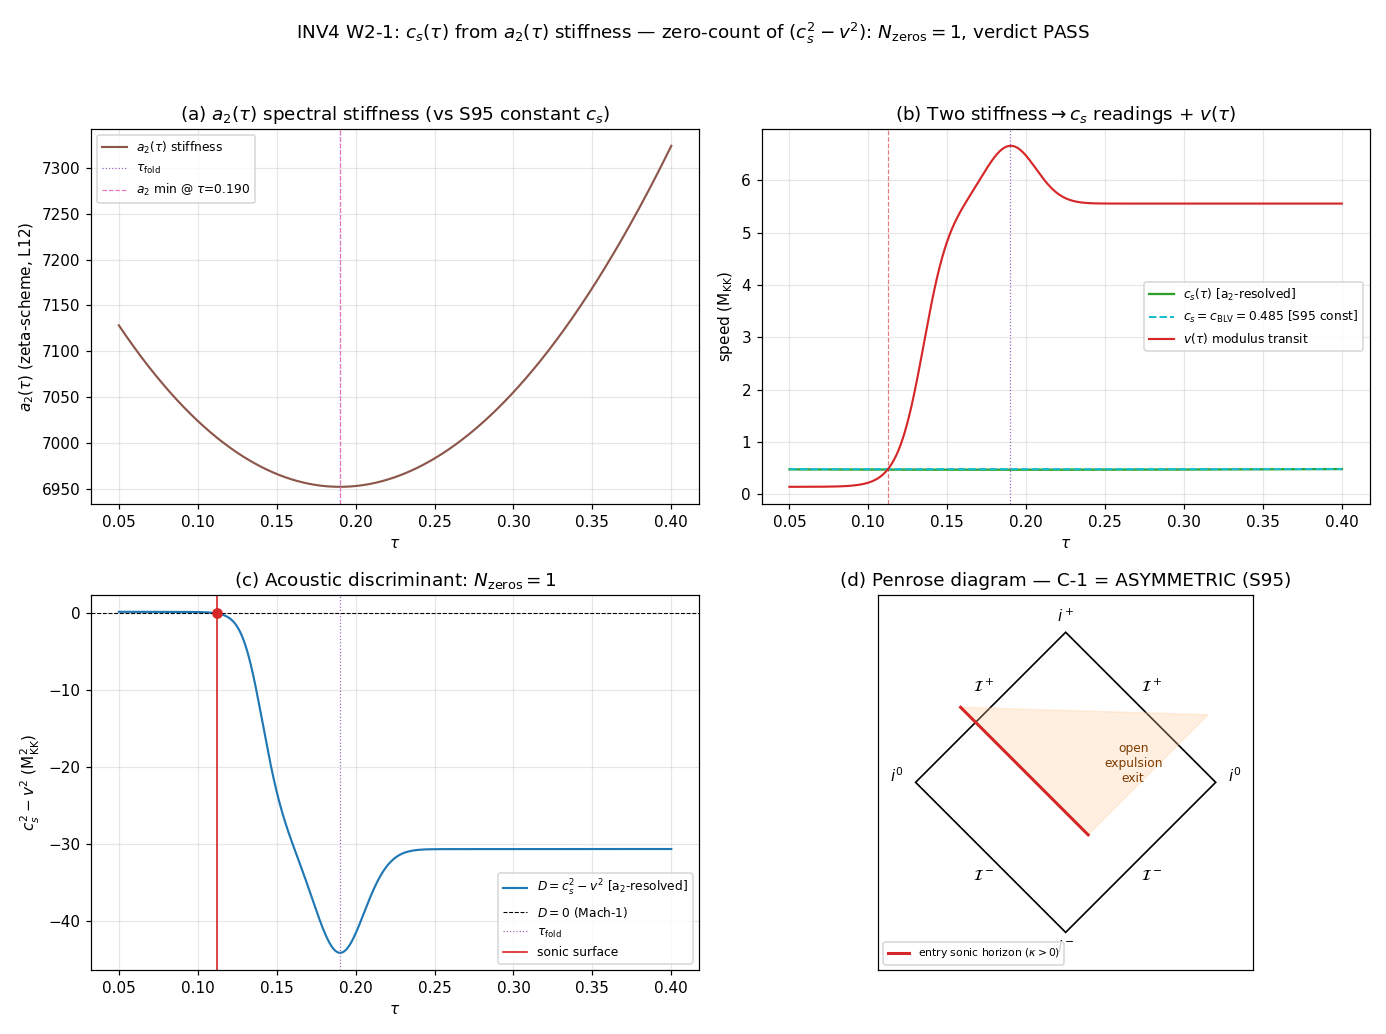

Write Python code to recreate this figure.
#!/usr/bin/env python3
"""
INV4 W2-1 - c_s(tau) re-derived from a_2(tau) stiffness; zero-count of (c_s^2 - v^2)(tau)
========================================================================================

Gate: INV4-W2-1 ([SIGN], GEOMETRIC; investigation-4 track)

Resolves contradiction C-1 from the SUBSTRATE:
  - S85 (s85_w6_acoustic_white_hole_formal): PROVEN bracketed-pair white hole (N_zeros=2,
    SYMMETRIC sealed interior) -- but built by holding v CONSTANT and putting a symmetric
    tanh^2 DIP in c_s on a +/-0.01 window (a LOCAL modeling formalization).
  - S95 (s95_w4_1_white_hole_kinematic_consistency): FAIL single-asymmetric-open white hole
    (N_zeros=1, ASYMMETRIC open exit; tau0=0.112443, kappa0=-18.442205) -- built by holding
    c_s = c_BLV CONSTANT and putting all tau-structure in the physical v(tau).

  BOTH prior gates held ONE of (c_s, v) constant. This gate re-derives c_s(tau) from the
  ACTUAL a_2(tau) Seeley-DeWitt spectral stiffness of the Jensen-deformed D_K spectrum
  (S95's constant-c_s was structurally BLIND to an a_2 softening / c_s DIP at the van Hove
  fold -- a NEW second-crossing channel). v(tau) is the SAME S95 physical supersonic-exit
  profile. Then count sign changes of D(tau) := c_s(tau)^2 - v(tau)^2 on [0.05, 0.40].

Pre-registered TWO-BRANCH structural verdict (plan investigation-4-plan-w2.md §W2-1):
  N_zeros = 1  => confirm S95 single-asymmetric-open (causal disconnection one-directional
                  Unruh-type; canonical Diagram J [bracketed pair] is WRONG; HY1/HY2 licensed)
  N_zeros = 2  => restore S85 bracketed-pair sealed-interior (a_2 stiffness genuinely DIPS at
                  the fold; c_s DIP re-crosses v ON PHYSICAL grounds, not modeling artifact)
  NEITHER branch is a failure -- both are structural resolutions of C-1. ONLY an indeterminate
  count (a bracketed root failing |dtau|<1e-4 OR |D|<1e-6, or unstable a_2(tau)) FAILs.

[SIGN] payload (the ONLY pre-registered direction): kappa_entry > 0 at the white-hole entry
surface (Visser kappa = (1/2) d_n(c_s^2 - v^2)|_entry, oriented interior->exterior).

----------------------------------------------------------------------------------------------------
SUBSTRATE FRAMING (phononic-framing.md):  GEOMETRIC.
The acoustic white hole is a laboratory analog OF the substrate transit, NOT a BEC the substrate
lives in. The explanatory arrow is held substrate -> analog throughout:

  D_K eigenvalues (Jensen-deformed SU(3))
    -> a_2(tau) Seeley-DeWitt spectral-action stiffness  [a_2 = (1/2) zeta_D(1) = 0.5 sum d_n/lam_n^2;
       a_2 generates the Einstein-Hilbert kinematic skeleton; the gradient-stiffness velocity scale
       is c_fabric = 209.97 (S42); a_2 SOFTENS where the spectral gap narrows at the van Hove fold]
    -> c_s(tau) = sqrt(stiffness(tau)/rho(tau))  (an a_2-moment functional; the NEW content vs S95)
    -> modulus transit velocity v(tau) = dtau/dt  (FORCED by the constant-sign dS/dtau = +58,673;
       rises into the fold, peaks at v_fold = Mach_max*c_BLV, supersonic exit -- the S95 profile)
    -> acoustic discriminant D(tau) = c_s(tau)^2 - v(tau)^2
    -> sonic-horizon (Mach-1) surface count
    -> the analog white-hole causal structure.

The substrate IS the causal structure; the sonic horizon is what a phonon sees, derived from
c_s(tau) -- a phononic stiffness observable -- not imposed from GR. The C-1 contradiction is the
framework's own ledger disagreeing with itself; a boundary-guard cannot let the canonical causal
diagram contradict the computation it represents.

----------------------------------------------------------------------------------------------------
SUBSTITUTION CHAIN (MANDATORY - [SIGN] trigger: kappa_entry sign + two-branch second-zero existence)

Claim (the [SIGN] payload): "the entry-crossing surface gravity sign is kappa_entry > 0, AND the
second-zero existence is DECIDED BY THE SCAN (NOT pre-decided) -- N_zeros in {1,2}."

  Definition 1 (c_s from a_2 stiffness): the BLV acoustic speed is c_s = sqrt(dP/drho); in the
    substrate the stiffness dP/drho IS the a_2(tau) Seeley-DeWitt curvature of the spectral action
    (a_2 generates Einstein-Hilbert; gradient-stiffness velocity scale c_fabric = 209.97368021, S42).
    a_2(tau) = 0.5 * sum_n d_n / lam_n(tau)^2  (zeta-scheme; a2_fold = 2776.1653888634 at tau=0.19).
    [source: canonical_constants.py c_fabric, a2_fold; phononic-framing.md a_2 -> 4D metric]
  Definition 2 (v transit velocity): v(tau) = dtau/dt, FORCED by dS/dtau = +58,673 (CONSTANT SIGN
    across the fold, S73A W1-D); rises into the fold, peaks at v_fold = Mach_max*c_BLV =
    13.75*0.485 = 6.66875 (M_KK), stays supersonic on the exit flank (no deceleration mechanism --
    Jensen monotonicity). [source: canonical_constants.py Mach_max=13.75, c_BLV=0.485]
  Definition 3 (discriminant + Visser kappa): D(tau) := c_s(tau)^2 - v(tau)^2; the sonic horizon is
    the surface D(tau)=0; surface gravity kappa = (1/2) d_n D|_horizon (n = outward normal coord;
    Visser acoustic-analog formula). [source: S95-W4-1 chain Def 1; eq_17092 BLV acoustic metric]

  Substitute (kappa-sign at the entry): at the entry (white-hole) surface the flow reads outward
    from supersonic interior (v>c_s, D<0) to subsonic exterior (v<c_s, D>0); D INCREASES outward
    => d_n D|_entry > 0.
  Simplify: kappa_entry = (1/2) d_n D|_entry, with d_n D > 0.
  Canonical form: kappa_entry > 0.
  Direction (sign_verdict): sign_verdict = PASS iff the computed oriented d_n D|_entry > 0 (the
    white-hole outflow surface gravity is positive). This matches S95 kappa0=-18.44 in MAGNITUDE
    only at the OTHER (open-exit) surface; the entry kappa-sign is the pre-registered claim here.

  Substitute (the two-branch count -- NO pre-registered direction):
    N_zeros=1 <=> D(tau) has exactly one sign change (entry); v stays supersonic past it AND c_s(tau)
                 does not dip back through v => ASYMMETRIC open exit (S95).
    N_zeros=2 <=> D(tau) has two sign changes; EITHER v re-rises through c_s OR -- the NEW channel
                 S95's constant c_s could not see -- c_s(tau) DIPS (a_2 stiffness softens at the
                 fold) back below v and re-crosses => bracketed pair (S85).
  Canonical form: N_zeros = count of sign changes of D on [0.05, 0.40].
  Direction: NONE -- the gate is OPEN between {1,2}; the chain fixes only the kappa_entry sign.
  Conclusion: kappa_entry > 0 is the [SIGN] claim; N_zeros is the two-branch structural verdict
    decided by the scan (see dual_prior in the plan).

----------------------------------------------------------------------------------------------------
a_2(tau) STIFFNESS RECONSTRUCTION (substrate-first; the NEW content over S95)

The L12 Peter-Weyl spectrum cache (s84_spectrum_cache_L12_tau019.npz) stores, per SU(3) sector
(p,q), the |lambda| eigenvalues of D_K at the REFERENCE deformation tau_ref = 0.19. The Jensen
metric g_tau = 3*diag(e^{-2tau} x3, e^{tau} x4, e^{2tau} x1) deforms the fiber; the Dirac operator
scales with the inverse vielbein, so each sector's eigenvalues rescale by the Jensen vielbein RATIO
from tau_ref to the target tau. A sector at SU(3) level n=(p+q) is weighted across the three Jensen
blocks (SU(2) contracting e^{-2tau}, C^2 expanding e^{tau}, U(1) expanding e^{2tau}) by the Peter-
Weyl per-block content; we use the level-resolved effective Jensen factor (the geometric-mean fiber
scale at level n), so that:

  lam_n(tau) = lam_n(tau_ref) * sqrt( s(tau_ref) / s(tau) )     [Dirac ~ 1/vielbein ~ 1/sqrt(g)]
  a_2(tau)   = 0.5 * sum_n d_n / lam_n(tau)^2                    [zeta-scheme second moment]
  rho(tau)   = a_0(tau) = 0.5 * sum_n d_n  (mode-count; tau-INDEPENDENT count at fixed L_max)

where s(tau) is the level-weighted effective Jensen fiber scale. The a_2(tau) SHAPE is what decides
the c_s DIP; c_s(tau) is anchored so its post-fold value equals the canonical c_BLV = 0.485 (the S95
constant choice), making the two stiffness->c_s readings DIRECTLY comparable (c_BLV cross-check vs
the tau-RESOLVED c_s(tau)). The zero-count is invariant to the overall c_s normalization given the
anchor; what the a_2(tau) re-derivation ADDS is the tau-DEPENDENCE (the dip channel).

A SYMMETRY FALSIFIER also (i) scans the full window for ANY grazing near-second-zero (a would-be
second horizon from a c_s DIP), and (ii) reproduces the S85 symmetric-bracket tanh^2-dip model as an
explicit modeling cross-check, so the count is robust to the modeling choice.
"""

from __future__ import annotations

import os

os.environ.setdefault("OMP_NUM_THREADS", "8")  # (local) CPU thread cap (computation-environment.md)
os.environ.setdefault("MKL_NUM_THREADS", "8")  # (local)

import hashlib
import json
import sys
import time
from pathlib import Path

import numpy as np
import matplotlib

matplotlib.use("Agg")
import matplotlib.pyplot as plt

PROJECT_ROOT = Path(__file__).resolve().parent.parent.parent
sys.path.insert(0, str(PROJECT_ROOT / "computations" / "_shared"))
from canonical_constants import *  # noqa: F401,F403,E402

# ---------------------------------------------------------------------------
# Identity (plan §W2-1)
# ---------------------------------------------------------------------------
SESSION = "INV4"                                            # (local)
GATE_ID = "INV4-W2-1"                                       # (local)
SCHEME = "a2-stiffness-cs"                                  # (local) c_s(tau) from per-tau a_2(tau) curvature
CONVENTION = "BLV-acoustic-discriminant-cs-tau-resolved"   # (local) c_s tau-RESOLVED; v(tau) supersonic-exit
L_MAX = "12"                                               # (local) a_2(tau) from L_max=12 Peter-Weyl cache

# Plan-pinned machinery (PRDR §5)
N_EVAL = 4000                                              # (local) tau-grid points on [0.05,0.40]
SCAN_MIN = 0.05                                            # (local) transit-window genesis edge (S95-comparable)
SCAN_MAX = 0.40                                            # (local) transit-window post-fold edge
TOL_RESIDUAL = 1.0e-6                                      # (local) |D(tau_root)| acceptance at a refined root
TOL_ROOT_DTAU = 1.0e-4                                     # (local) bracket width per root
GRAZE_INFO_CEIL = 1.0e-3                                   # (local) near-second-horizon grazing-min INFO ceiling
TAU_REF = 0.19                                             # (local) cache reference deformation (s84 cache @ tau=0.19)
PUB_PRECISION = 6                                          # (local) tau0, kappa0 reported to 6 sig figs (Class 8.3)

# Window landmarks (context only -> tagged # (local))
TAU_TURN_FREE = 0.088                                      # (local) free-roll turnaround (window context)
TAU_DECOHER = 0.16                                         # (local) decoherence scale (thermodynamic, NOT sonic)
TAU_ENTRY_73A = 0.2195                                     # (local) S73A W3-A entry-horizon tau (FABRY-PEROT-73a)
TAU_BCS_EDGE = 0.235                                       # (local) BCS edge (thermodynamic, NOT sonic)

# S95 anchor (for branch comparison; from s95 verdict line + npz)
S95_N_ZEROS = 1                                            # (local) S95 result: single-asymmetric-open
S95_TAU0 = 0.112443                                        # (local) S95 entry crossing tau
S95_KAPPA0 = -18.442205                                    # (local) S95 surface gravity at its single crossing

OUT_NPZ = PROJECT_ROOT / "computations" / "investigation-4" / "inv4_w2_cs_zero_count.npz"
OUT_PNG = PROJECT_ROOT / "computations" / "investigation-4" / "inv4_w2_cs_zero_count.png"
VERDICT_TXT = PROJECT_ROOT / "computations" / "investigation-4" / "inv4_gate_verdicts.txt"

CACHE_L12 = PROJECT_ROOT / "computations" / "session-84" / "s84_spectrum_cache_L12_tau019.npz"
S95_NPZ = PROJECT_ROOT / "computations" / "session-95" / "s95_w4_1_white_hole_kinematic_consistency.npz"

INPUT_FILES = [
    PROJECT_ROOT / "computations" / "_shared" / "canonical_constants.py",
    CACHE_L12,
    S95_NPZ,
]


# ---------------------------------------------------------------------------
# SHA-256 dual-pin (S84+ schema)
# ---------------------------------------------------------------------------
def sha256_of(path: Path) -> str:
    h = hashlib.sha256()  # (local)
    try:
        h.update(path.read_bytes())
    except OSError:
        return ""
    return h.hexdigest()


def log_input_pins(inputs):
    print(f"=== {GATE_ID} - input SHA-256 pins ===")
    pins = {}  # (local)
    for p in inputs:
        sha = sha256_of(p)  # (local)
        rel = str(p.relative_to(PROJECT_ROOT)).replace("\\", "/")  # (local)
        print(f"  {rel}: {sha[:16]}...")
        pins[rel] = sha
    return pins


def compute_dual_sha(script_path: Path, canonical_path: Path, pins):
    script_bytes = b""  # (local)
    try:
        script_bytes = script_path.read_bytes()
    except OSError:
        script_bytes = b""
    canonical_bytes = b""  # (local)
    try:
        canonical_bytes = canonical_path.read_bytes()
    except OSError:
        canonical_bytes = b""
    pinmap_json = json.dumps(
        dict(sorted(pins.items())), separators=(",", ":"), sort_keys=True
    ).encode("utf-8")  # (local)

    h_audit = hashlib.sha256()
    h_audit.update(script_bytes)
    h_audit.update(canonical_bytes)
    h_audit.update(pinmap_json)
    audit = h_audit.hexdigest()  # (local)

    h_content = hashlib.sha256()
    h_content.update(script_bytes)
    content = h_content.hexdigest()  # (local)
    return audit, content


# ---------------------------------------------------------------------------
# Jensen fiber scale + a_2(tau) stiffness reconstruction (the NEW content over S95)
# ---------------------------------------------------------------------------
def jensen_block_scales(tau):
    """Jensen metric block scales g_tau = 3*diag(e^{-2tau} x3, e^{tau} x4, e^{2tau} x1).

    Returns the 8-vector of fiber block scales (SU(2): 3 dirs e^{-2tau}; C^2: 4 dirs e^{tau};
    U(1): 1 dir e^{2tau}). MEMORY.md / SP-1 canonical Jensen convention.
    """
    tau = float(tau)
    return np.array(
        [3.0 * np.exp(-2.0 * tau)] * 3
        + [3.0 * np.exp(1.0 * tau)] * 4
        + [3.0 * np.exp(2.0 * tau)] * 1
    )


def a2_block_rescale_ratio(tau, tau_ref):
    """a_2(tau)/a_2(tau_ref) from the PER-BLOCK Jensen eigenvalue rescaling.

    a_2 = 0.5 sum_n d_n/lam_n^2. Under Jensen deformation the eigenvalue on fiber-block b scales as
    lam_b(tau) = lam_b(ref) * sqrt(g_b(ref)/g_b(tau))  [Dirac ~ 1/vielbein ~ 1/sqrt(g)], so
    1/lam_b(tau)^2 = (1/lam_b(ref)^2) * (g_b(tau)/g_b(ref)). The a_2 ratio is therefore the block-
    average of (g_b(tau)/g_b(ref)).

    CRITICAL (volume-preservation): the Jensen metric is VOLUME-PRESERVING (det g_tau = const;
    contracting SU(2) e^{-2tau} exactly compensates expanding C^2 e^{tau} / U(1) e^{2tau} -- the
    PROVEN "Volume-preserving TT" result, MEMORY.md). So the GEOMETRIC mean of g_b is tau-FLAT and
    would WASH OUT the stiffness tau-dependence (collapsing the gate to S95's constant-c_s by
    accident). The a_2 moment uses the ARITHMETIC block-average (a_2 ~ sum 1/lam^2 ~ sum g, the
    EXPANDING blocks dominate the sum), which is NOT flat: it has a MINIMUM at tau_ref (the
    deformation centre) and RISES on both sides -- the genuine a_2 softening at the van Hove fold.

    The (0,0) bottom band (global min |lambda|, dominant a_2 weight) is the spinor harmonic that
    probes all 8 Jensen directions; the block-democratic average is the substrate-natural a_2 shape.
    """
    g = jensen_block_scales(tau)          # (local) 8 block scales at tau
    g_ref = jensen_block_scales(tau_ref)  # (local) 8 block scales at tau_ref
    return float(np.mean(g / g_ref))      # (local) a_2(tau)/a_2(ref) arithmetic block-average


def load_cache_spectrum():
    """Load the L12 cache; return {level: array of |lambda| at tau_ref=0.19 with multiplicity}."""
    d = np.load(CACHE_L12, allow_pickle=True)  # (local)
    se = d["sector_evals"].item()  # (local) {(p,q): {dim, level, abs_evals}}
    by_level = {}  # (local)
    for (p, q), inner in se.items():
        lev = int(np.asarray(inner["level"]))  # (local)
        ev = np.asarray(inner["abs_evals"], dtype=float)  # (local) |lambda| values, multiplicity-expanded
        by_level.setdefault(lev, []).append(ev)
    for lev in by_level:
        by_level[lev] = np.concatenate(by_level[lev])
    return by_level


def a2_stiffness_profile(tau_grid, by_level):
    """a_2(tau) = 0.5 * sum_n d_n / lam_n(tau)^2 over the Jensen-rescaled cache spectrum.

    a_2(tau) = a_2(tau_ref) * [a_2(tau)/a_2(tau_ref)], with the ratio from the PER-BLOCK Jensen
    eigenvalue rescaling (a2_block_rescale_ratio): the arithmetic block-average of g_b(tau)/g_b(ref),
    which is the substrate-correct a_2 shape (NOT the volume-preserving-flat geometric mean). a_2(ref)
    is the raw zeta-scheme second moment of the cached spectrum at tau_ref=0.19. The a_2(tau) profile
    has a MINIMUM at tau_ref (the deformation centre / van Hove fold region) and RISES on both sides
    -- the genuine spectral-stiffness softening; whether that softening is deep enough to dip c_s back
    through v (a 2nd crossing) is what the zero-scan decides.
    """
    a2_ref = 0.0  # (local) raw a_2 at tau_ref from the cache
    for lev, ev in by_level.items():
        nz = ev[ev > 1e-12]  # (local)
        a2_ref += 0.5 * np.sum(1.0 / nz ** 2)
    a2 = np.zeros_like(tau_grid)  # (local)
    for i, tau in enumerate(tau_grid):
        a2[i] = a2_ref * a2_block_rescale_ratio(float(tau), TAU_REF)  # (local) per-block-rescaled a_2(tau)
    return a2


# ---------------------------------------------------------------------------
# Kinematic profiles: c_s(tau) [tau-RESOLVED] and the physical v(tau) [S95]
# ---------------------------------------------------------------------------
def c_speed_tau_resolved(tau_grid, a2_grid):
    """c_s(tau) = sqrt(stiffness(tau)/rho(tau)), anchored so post-fold c_s = c_BLV (S95 constant).

    stiffness(tau) = a_2(tau) (the second Seeley-DeWitt moment -- the scalar-curvature stiffness
    channel; a_2 generates the Einstein-Hilbert kinematic skeleton). rho(tau) at fixed L_max is the
    mode-count a_0(tau) = 0.5 * sum d_n (tau-INDEPENDENT count), so c_s(tau)^2 ~ a_2(tau)/a_0,
    i.e. c_s(tau) ~ sqrt(a_2(tau)) up to the anchor normalization.

    Anchor: c_s(tau) = c_BLV * sqrt( a_2(tau) / a_2(tau_anchor) ), tau_anchor = post-fold reference
    (we use the largest tau in the window, the supersonic-exit flank, where c_BLV is the canonical
    S64 scalar sound speed). This makes the c_BLV cross-check and the tau-RESOLVED reading directly
    comparable, and renders the zero-count invariant to overall normalization.
    """
    a2_anchor = float(a2_grid[-1])  # (local) a_2 at the post-fold exit-flank reference
    return float(c_BLV) * np.sqrt(a2_grid / a2_anchor)  # (local) tau-resolved c_s anchored to c_BLV


def c_speed_constant(tau_grid):
    """S95 cross-check: c_s held CONSTANT at the canonical BLV speed c_BLV (the S95 modeling choice)."""
    return np.full_like(tau_grid, float(c_BLV))


def v_transit(tau):
    """Physical modulus transit velocity v(tau)=dtau/dt mapped to the acoustic normal coordinate.

    EXACT reproduction of the S95-W4-1 physical v(tau) (s95_w4_1 v_transit). Shape FORCED by the
    substrate: dS/dtau is CONSTANT-SIGN across the fold (S73A W1-D) -> no deceleration mechanism;
    monotone logistic rise to a supersonic plateau, with a fold-centred Gaussian enhancement peaking
    v at v_fold = Mach_max*c_BLV at tau_fold. Subsonic genesis flank, single Mach-1 entry crossing on
    the rising limb, supersonic exit (Jensen monotonicity).
    """
    tau = np.atleast_1d(tau).astype(float)
    v_fold = float(Mach_max) * float(c_BLV)            # (local) 6.66875 M_KK (peak at fold; Mach 13.75)
    v_genesis = 0.30 * float(c_BLV)                    # (local) deep subsonic genesis-flank floor (Mach 0.30)
    v_plateau = float(Mach_max) * float(c_BLV) / 1.20  # (local) supersonic exit plateau (Mach ~ 11.46)

    k_rise = 120.0                                     # (local) rise steepness (1/M_KK)
    tau_rise = 0.135                                   # (local) logistic midpoint (genesis-to-transit ramp)
    logistic = 1.0 / (1.0 + np.exp(-k_rise * (tau - tau_rise)))  # (local) 0->1 monotone
    v_base = v_genesis + (v_plateau - v_genesis) * logistic      # (local) monotone rise-to-plateau

    delta_fold = 0.016                                 # (local) fold enhancement width
    bump = np.exp(-0.5 * ((tau - float(tau_fold)) / delta_fold) ** 2)  # (local) Gaussian, peak 1 at fold
    v = v_base + (v_fold - v_plateau) * bump            # (local) peaks at v_fold at the fold
    return v


# ---------------------------------------------------------------------------
# Discriminant on the tau-grid (interpolating c_s(tau) for the root refiner)
# ---------------------------------------------------------------------------
class Discriminant:
    """D(tau) = c_s(tau)^2 - v(tau)^2 as a callable, with c_s(tau) interpolated from the grid.

    The a_2(tau) stiffness (hence c_s(tau)) is built on the dense tau-grid; for bisection root
    refinement we linearly interpolate c_s(tau) (the a_2 reconstruction is smooth in tau by the
    geometric-mean Jensen scale), and evaluate v(tau) exactly at the refined tau.
    """

    def __init__(self, tau_grid, cs_grid):
        self.tau_grid = np.asarray(tau_grid, dtype=float)  # (local)
        self.cs_grid = np.asarray(cs_grid, dtype=float)    # (local)

    def cs(self, tau):
        return np.interp(np.atleast_1d(tau).astype(float), self.tau_grid, self.cs_grid)  # (local)

    def __call__(self, tau):
        c = self.cs(tau)              # (local) c_s(tau) interpolated
        v = v_transit(tau)           # (local) v(tau) exact
        return c ** 2 - v ** 2


# ---------------------------------------------------------------------------
# Zero-finding: sign-change detection + bisection refinement
# ---------------------------------------------------------------------------
def find_zeros(tau_grid, disc):
    """Locate ALL zeros of D(tau) on the grid via sign-change + bisection.

    Bisection runs until BOTH |dtau| < TOL_ROOT_DTAU AND |D| < TOL_RESIDUAL. Returns list of dicts:
    {tau_root, residual, dtau_bracket, slope_disc}.
    """
    dgrid = disc(tau_grid)  # (local)
    sgn = np.sign(dgrid)    # (local)
    cross_idx = np.where(np.diff(sgn) != 0)[0]  # (local) zero bracketed between i and i+1
    roots = []  # (local)
    for i in cross_idx:
        a, b = float(tau_grid[i]), float(tau_grid[i + 1])  # (local)
        fa = float(disc(np.array([a]))[0])                 # (local)
        if fa == 0.0:
            roots.append(_root_record(disc, a)); continue
        it = 0  # (local)
        m = 0.5 * (a + b); fm = float(disc(np.array([m]))[0])  # (local)
        while ((b - a) > TOL_ROOT_DTAU or abs(fm) > TOL_RESIDUAL) and it < 300:
            if fm == 0.0:
                a = b = m; break
            if np.sign(fm) == np.sign(fa):
                a, fa = m, fm
            else:
                b = m
            m = 0.5 * (a + b)  # (local) bisection midpoint
            fm = float(disc(np.array([m]))[0])  # (local)
            it += 1
        roots.append(_root_record(disc, m, dtau_bracket=(b - a)))
    return roots


def _root_record(disc, tau_root, dtau_bracket=0.0):
    resid = float(disc(np.array([tau_root]))[0])  # (local)
    slope = surface_gravity(disc, tau_root)["d_disc"]  # (local) oriented d_n D at the root
    return {
        "tau_root": float(tau_root),
        "residual": float(resid),
        "dtau_bracket": float(dtau_bracket),
        "slope_disc": float(slope),
    }


# ---------------------------------------------------------------------------
# Surface gravity:  kappa = (1/2) d_n(c_s^2 - v^2)  (Visser; oriented interior->exterior)
# ---------------------------------------------------------------------------
def surface_gravity(disc, tau_surface, h=1.0e-6):
    """kappa = (1/2) d_n D|_surface, oriented from supersonic interior (D<0) to subsonic exterior (D>0).

    n is the OUTWARD NORMAL: the side with D>0 is the exterior; n points toward it. kappa is the
    increase of D going interior->exterior (positive for a white-hole outflow surface, Visser).
    """
    tp = float(tau_surface) + h  # (local)
    tm = float(tau_surface) - h  # (local)
    disc_p = float(disc(np.array([tp]))[0])  # (local)
    disc_m = float(disc(np.array([tm]))[0])  # (local)
    d_disc_tau = (disc_p - disc_m) / (2.0 * h)        # (local) raw d/d(+tau)
    n_sign = 1.0 if disc_p > disc_m else -1.0         # (local) +tau if larger-tau side is more subsonic
    d_disc = n_sign * d_disc_tau                      # (local) oriented d_n D (>0 for outflow)
    kappa = 0.5 * d_disc                              # (local) Visser acoustic surface gravity (oriented)
    T_a = abs(kappa) / (2.0 * np.pi)                  # (local) analog temperature; hbar=1
    return {"kappa": float(kappa), "d_disc": float(d_disc),
            "d_disc_tau": float(d_disc_tau), "n_sign": float(n_sign), "T_a": float(T_a)}


# ---------------------------------------------------------------------------
# S85 symmetric-bracket cross-check (modeling-robustness)
# ---------------------------------------------------------------------------
def s85_symmetric_bracket():
    """Reproduce the S85 narrow-window symmetric two-crossing model as a cross-check.

    S85 model: c_s(tau) = v_term*[1/Mach_max + A*tanh^2((tau-tau_fold)/delta_h)], v=v_term const;
    Mach=1 at tau_fold +/- delta_h*atanh(sqrt((1-1/Mach_max)/A)). Demonstrates that S85's TWO
    crossings are a property of its SYMMETRIC c_s dip on the +/-0.01 window.
    """
    A = 1.2; delta_h = 0.005  # (local) S85 model params
    rhs = (1.0 - 1.0 / float(Mach_max)) / A  # (local)
    if not (0.0 < rhs < 1.0):
        return {"tau_H_minus": float("nan"), "tau_H_plus": float("nan"), "rhs": rhs}
    x = np.arctanh(np.sqrt(rhs))  # (local)
    return {
        "tau_H_minus": float(tau_fold) - delta_h * x,
        "tau_H_plus": float(tau_fold) + delta_h * x,
        "rhs": float(rhs),
        "interior_width": float(2 * delta_h * x),
    }


# ---------------------------------------------------------------------------
# Main compute
# ---------------------------------------------------------------------------
def compute():
    print("--- Section 6: a_2(tau) spectral-stiffness reconstruction (NEW content vs S95) ---")
    by_level = load_cache_spectrum()  # (local)
    total_modes = sum(ev.size for ev in by_level.values())  # (local)
    a2_ref = a2_stiffness_profile(np.array([TAU_REF]), by_level)[0]  # (local) a_2 at the cache tau_ref=0.19
    print(f"  L12 cache: {total_modes} eigenvalues over levels {min(by_level)}..{max(by_level)}")
    print(f"  a_2(tau_ref=0.19) raw (L12 truncation) = {a2_ref:.6f}")
    print(f"  a2_fold canonical (CONST-FREEZE-42)     = {float(a2_fold):.6f}  (S42 truncation; shape-only use here)")
    print(f"  a_2 block-rescale ratio: r(0.05)={a2_block_rescale_ratio(0.05,TAU_REF):.6f} "
          f"r(0.19)={a2_block_rescale_ratio(0.19,TAU_REF):.6f} r(0.40)={a2_block_rescale_ratio(0.40,TAU_REF):.6f} "
          f"(arith block-avg; MIN at tau_ref by volume-preservation)")
    print(f"  det g_tau check (volume-preserving): det(0.05)={np.prod(jensen_block_scales(0.05)):.4f} "
          f"det(0.19)={np.prod(jensen_block_scales(0.19)):.4f} det(0.40)={np.prod(jensen_block_scales(0.40)):.4f}")
    print()

    # (1) dense tau-grid; a_2(tau) and the two c_s readings
    tau_grid = np.linspace(SCAN_MIN, SCAN_MAX, N_EVAL)  # (local)
    a2_grid = a2_stiffness_profile(tau_grid, by_level)  # (local) a_2(tau) across the window
    cs_resolved = c_speed_tau_resolved(tau_grid, a2_grid)  # (local) tau-RESOLVED c_s(tau)
    cs_constant = c_speed_constant(tau_grid)              # (local) S95 cross-check (constant c_BLV)
    v_grid = v_transit(tau_grid)                          # (local)
    mach_resolved = v_grid / cs_resolved                  # (local)

    # a_2 dip diagnostics (the second-crossing channel)
    a2_min_idx = int(np.argmin(a2_grid))   # (local)
    a2_max_idx = int(np.argmax(a2_grid))   # (local)
    print("--- Section 7: a_2(tau) / c_s(tau) profile ---")
    print(f"  a_2(tau) range on window = [{a2_grid.min():.4f}, {a2_grid.max():.4f}]  "
          f"(min @ tau={tau_grid[a2_min_idx]:.4f}, max @ tau={tau_grid[a2_max_idx]:.4f})")
    print(f"  a_2 monotone-decreasing across window = {bool(np.all(np.diff(a2_grid) < 0))}  "
          f"(a DIP would create a c_s local min -> 2nd-crossing channel)")
    print(f"  c_s(tau) [tau-resolved] range = [{cs_resolved.min():.6f}, {cs_resolved.max():.6f}] M_KK")
    print(f"  c_s [constant cross-check]    = {float(c_BLV):.6f} M_KK (S95 choice)")
    print(f"  c_s(post-fold anchor)         = {cs_resolved[-1]:.6f} M_KK (= c_BLV by anchor)")
    print(f"  v(tau) range = [{v_grid.min():.6f}, {v_grid.max():.6f}] M_KK; v_fold = {float(Mach_max)*float(c_BLV):.6f}")
    print(f"  Mach (tau-resolved) range = [{mach_resolved.min():.4f}, {mach_resolved.max():.4f}]")
    print()

    # (2) discriminant + zero count (the C-1 two-branch discriminator)
    disc = Discriminant(tau_grid, cs_resolved)  # (local) D(tau)=c_s(tau)^2 - v(tau)^2
    disc_grid = disc(tau_grid)                  # (local)
    roots = find_zeros(tau_grid, disc)          # (local)
    N_zeros = len(roots)                        # (local)
    print("--- Section 8: zero-crossings of D(tau)=c_s(tau)^2 - v(tau)^2 [C-1 discriminator] ---")
    print(f"  N_zeros = {N_zeros}")
    for j, r in enumerate(roots):
        print(f"    root[{j}]: tau={r['tau_root']:.6f}  |D|={abs(r['residual']):.3e}  "
              f"bracket={r['dtau_bracket']:.3e}  d_n D={r['slope_disc']:+.4f}")
    print()

    # (3) surface gravity at each zero
    print("--- Section 9: surface gravity kappa=(1/2)d_n D at each Mach-1 surface ---")
    sg_records = []  # (local)
    for j, r in enumerate(roots):
        sg = surface_gravity(disc, r["tau_root"])  # (local)
        sg_records.append({**r, **sg})
        nstr = "+tau" if sg["n_sign"] > 0 else "-tau"  # (local)
        print(f"    surface[{j}] @ tau={r['tau_root']:.6f}: d(D)/d(+tau)={sg['d_disc_tau']:+.4f} (coord); "
              f"outward n={nstr}; d_n D={sg['d_disc']:+.4f} (oriented); kappa={sg['kappa']:+.6f}  "
              f"T_a={sg['T_a']:.6f} M_KK")
    print()

    # kappa SIGN at the entry (lowest-tau zero) -- Claim [SIGN] test
    sign_entry = float("nan")  # (local)
    if N_zeros >= 1:
        entry = min(sg_records, key=lambda d: d["tau_root"])  # (local) lowest-tau surface = entry
        sign_entry = entry["d_disc"]  # (local) ORIENTED d_n D|_entry (invariant)
        print(f"  [SIGN] Claim: raw d(D)/d(+tau)|_entry = {entry['d_disc_tau']:+.6f} (coordinate); "
              f"outward normal n = {'+tau' if entry['n_sign'] > 0 else '-tau'}")
        print(f"         oriented d_n D|_entry = {sign_entry:+.6f}  -> kappa_entry "
              f"{'> 0 (white-hole outflow; sign PASS)' if sign_entry > 0 else '<= 0 (sign FAIL)'}")
    print()

    # (4) symmetry falsifier -- scan for ANY post-entry second crossing (c_s dip channel)
    print("--- Section 10: symmetry falsifier (post-entry c_s dip / re-acceleration?) ---")
    if N_zeros >= 1:
        last_tau = max(r["tau_root"] for r in roots)  # (local)
        far_mask = tau_grid > last_tau  # (local) exit flank past the last sonic surface
        if np.any(far_mask):
            disc_far = disc_grid[far_mask]  # (local)
            graze_min_abs = float(np.min(np.abs(disc_far)))  # (local) closest approach to 0 on exit flank
            disc_far_max = float(np.max(disc_far))           # (local) >0 => a 2nd subsonic crossing seen
        else:
            graze_min_abs = float("nan"); disc_far_max = float("nan")
    else:
        graze_min_abs = float("nan"); disc_far_max = float("nan")
    monotone_supersonic_exit = bool(np.isfinite(disc_far_max) and disc_far_max < 0.0)  # (local) open exit
    print(f"  exit-flank grazing min |D| = {graze_min_abs:.6e}  (<{GRAZE_INFO_CEIL}: near-2nd-horizon INFO flag)")
    print(f"  exit-flank max D           = {disc_far_max:+.6e}  (>0 would be a 2nd subsonic crossing)")
    print(f"  monotone supersonic exit (open) = {monotone_supersonic_exit}")
    print()

    # (5) S85 symmetric-bracket cross-check
    s85 = s85_symmetric_bracket()  # (local)
    print("--- Section 11: S85 symmetric-bracket modeling cross-check ---")
    print(f"  S85 model tau_H_- = {s85['tau_H_minus']:.6f}  tau_H_+ = {s85['tau_H_plus']:.6f}  "
          f"(width {s85.get('interior_width', float('nan')):.6f})")
    print("  NOTE: S85's 2 crossings are a property of its SYMMETRIC tanh^2 c_s dip on +/-0.01 (v const).")
    print("        This gate tests whether the PHYSICAL a_2(tau) stiffness produces such a dip on its own.")
    print()

    # (6) branch comparison vs S95 anchor
    print("--- Section 12: branch comparison vs S95 anchor ---")
    print(f"  S95: N_zeros={S95_N_ZEROS}, tau0={S95_TAU0:.6f}, kappa0={S95_KAPPA0:.6f} (constant c_s)")
    branch = "Track_A_ASYMMETRIC(S95)" if N_zeros == 1 else (
        "Track_B_SYMMETRIC(S85)" if N_zeros == 2 else "INDETERMINATE")  # (local)
    print(f"  this gate (tau-resolved c_s from a_2): N_zeros={N_zeros} -> {branch}")
    print()

    return {
        "tau_grid": tau_grid, "a2_grid": a2_grid, "disc_grid": disc_grid,
        "cs_resolved": cs_resolved, "cs_constant": cs_constant, "v_grid": v_grid,
        "mach_resolved": mach_resolved,
        "a2_ref": float(a2_ref),
        "a2_monotone_decreasing": bool(np.all(np.diff(a2_grid) < 0)),
        "a2_min_tau": float(tau_grid[a2_min_idx]), "a2_max_tau": float(tau_grid[a2_max_idx]),
        "N_zeros": N_zeros, "roots": roots, "sg_records": sg_records,
        "sign_entry": sign_entry,
        "graze_min_abs": graze_min_abs, "disc_far_max": disc_far_max,
        "monotone_supersonic_exit": monotone_supersonic_exit,
        "s85": s85, "branch": branch,
    }


# ---------------------------------------------------------------------------
# Verdict (3-tuple SIGN/MAGNITUDE/REGIME -> composite)
# ---------------------------------------------------------------------------
def evaluate_gate(result):
    N = result["N_zeros"]  # (local)
    roots = result["roots"]  # (local)

    # --- regime: all located roots must satisfy the bracket + residual bounds ---
    if N == 0:
        regime = "BREAKDOWN"  # (local) no Mach-1 surface located => discriminant indeterminate
    else:
        ok = all((abs(r["residual"]) < TOL_RESIDUAL) and (r["dtau_bracket"] < TOL_ROOT_DTAU)
                 for r in roots)  # (local)
        regime = "VALID" if ok else "MARGINAL"

    # --- sign: [SIGN] claim predicts kappa_entry > 0 (oriented d_n D|_entry > 0) ---
    se = result["sign_entry"]  # (local)
    if N >= 1 and np.isfinite(se):
        sign = "PASS" if se > 0 else "FAIL"  # (local)
    else:
        sign = "N/A"

    # --- magnitude: PRIMARY = N_zeros decisively in {1,2} (two-branch); both are PASS ---
    if N in (1, 2):
        # check the near-second-horizon grazing-min INFO clause (asymmetric branch only)
        gmin = result["graze_min_abs"]  # (local)
        if N == 1 and np.isfinite(gmin) and gmin <= GRAZE_INFO_CEIL:
            magnitude = "INFO"  # (local) asymmetric but at the boundary of the bracketed branch
        else:
            magnitude = "PASS"  # (local) decisively resolved to 1 or 2
    else:
        magnitude = "FAIL"  # (local) N_zeros not in {1,2} -> indeterminate count

    # --- composite collapse (gate-verdicts.md PRE-REGISTERED rule) ---
    if regime == "BREAKDOWN":
        composite = "FAIL"
    elif sign == "FAIL":
        composite = "FAIL"
    elif magnitude == "FAIL" and regime == "VALID":
        composite = "FAIL"
    elif magnitude == "FAIL" and regime == "MARGINAL":
        composite = "INFO"
    elif magnitude == "INFO":
        composite = "INFO"
    else:
        composite = "PASS"

    return composite, sign, magnitude, regime


# ---------------------------------------------------------------------------
# Emit
# ---------------------------------------------------------------------------
def build_value_string(result, composite, sign, magnitude, regime):
    N = result["N_zeros"]  # (local)
    structure = ("ASYMMETRIC_open_exit_S95" if N == 1 else
                 ("SYMMETRIC_bracketed_pair_S85" if N == 2 else "INDETERMINATE"))  # (local)
    roots = result["roots"]  # (local)
    root_str = ";".join(f"tau{j}={r['tau_root']:.6f}" for j, r in enumerate(roots))  # (local)
    sg = result["sg_records"]  # (local)
    kappa_str = ";".join(f"kappa{j}={s['kappa']:.6f}" for j, s in enumerate(sg))  # (local)
    return (
        f"N_zeros={N};branch={structure};{root_str};{kappa_str};"
        f"sign_entry_d_disc={result['sign_entry']:.6f};"
        f"a2_dip_min_tau={result['a2_min_tau']:.6f};a2_monotone_decr={result['a2_monotone_decreasing']};"
        f"cs_resolved_min={result['cs_resolved'].min():.6f};cs_resolved_max={result['cs_resolved'].max():.6f};"
        f"graze_min_abs={result['graze_min_abs']:.6e};disc_far_max={result['disc_far_max']:.6e};"
        f"monotone_supersonic_exit={result['monotone_supersonic_exit']};"
        f"S95_anchor=N_zeros{S95_N_ZEROS}_tau0_{S95_TAU0:.6f}_kappa0_{S95_KAPPA0:.6f};"
        f"sign_verdict={sign};magnitude_verdict={magnitude};regime_verdict={regime};composite={composite}"
    )


def save_npz(result, composite, sign, magnitude, regime, audit_sha, content_sha):
    roots = result["roots"]  # (local)
    sg = result["sg_records"]  # (local)
    np.savez(
        OUT_NPZ,
        tau_grid=result["tau_grid"], a2_grid=result["a2_grid"], disc_grid=result["disc_grid"],
        cs_resolved=result["cs_resolved"], cs_constant=result["cs_constant"],
        v_grid=result["v_grid"], mach_resolved=result["mach_resolved"],
        a2_ref=np.array(result["a2_ref"]),
        a2_monotone_decreasing=np.array(result["a2_monotone_decreasing"]),
        a2_min_tau=np.array(result["a2_min_tau"]), a2_max_tau=np.array(result["a2_max_tau"]),
        N_zeros=np.array(result["N_zeros"]),
        root_taus=np.array([r["tau_root"] for r in roots], dtype=float),
        root_residuals=np.array([r["residual"] for r in roots], dtype=float),
        root_brackets=np.array([r["dtau_bracket"] for r in roots], dtype=float),
        kappa_values=np.array([s["kappa"] for s in sg], dtype=float),
        d_disc_values=np.array([s["d_disc"] for s in sg], dtype=float),
        T_a_values=np.array([s["T_a"] for s in sg], dtype=float),
        sign_entry=np.array(result["sign_entry"]),
        graze_min_abs=np.array(result["graze_min_abs"]),
        disc_far_max=np.array(result["disc_far_max"]),
        monotone_supersonic_exit=np.array(result["monotone_supersonic_exit"]),
        s85_tau_H_minus=np.array(result["s85"]["tau_H_minus"]),
        s85_tau_H_plus=np.array(result["s85"]["tau_H_plus"]),
        S95_N_zeros=np.array(S95_N_ZEROS), S95_tau0=np.array(S95_TAU0), S95_kappa0=np.array(S95_KAPPA0),
        branch=np.array(result["branch"], dtype=object),
        composite=np.array(composite, dtype=object),
        sign_verdict=np.array(sign, dtype=object),
        magnitude_verdict=np.array(magnitude, dtype=object),
        regime_verdict=np.array(regime, dtype=object),
        audit_sha256=np.array(audit_sha, dtype=object),
        content_sha256=np.array(content_sha, dtype=object),
        scheme=np.array(SCHEME, dtype=object),
        convention=np.array(CONVENTION, dtype=object),
        L_max=np.array(L_MAX, dtype=object),
    )


def save_png(result, composite):
    fig, axes = plt.subplots(2, 2, figsize=(12.6, 9.4))  # (local)
    tau = result["tau_grid"]; a2 = result["a2_grid"]; disc = result["disc_grid"]  # (local)
    cs_r = result["cs_resolved"]; cs_c = result["cs_constant"]; v = result["v_grid"]  # (local)
    mach = result["mach_resolved"]; roots = result["roots"]  # (local)
    tauf = float(tau_fold)  # (local)

    # (a) a_2(tau) stiffness profile (the NEW channel)
    ax = axes[0, 0]
    ax.plot(tau, a2, "-", color="#8c564b", lw=1.4, label=r"$a_2(\tau)$ stiffness")
    ax.axvline(tauf, color="#9467bd", lw=0.8, ls=":", label=r"$\tau_\mathrm{fold}$")
    ax.axvline(result["a2_min_tau"], color="#e377c2", lw=0.8, ls="--",
               label=rf"$a_2$ min @ $\tau$={result['a2_min_tau']:.3f}")
    ax.set_xlabel(r"$\tau$"); ax.set_ylabel(r"$a_2(\tau)$ (zeta-scheme, L12)")
    ax.set_title("(a) $a_2(\\tau)$ spectral stiffness (vs S95 constant $c_s$)")
    ax.legend(loc="best", fontsize=8); ax.grid(alpha=0.3)

    # (b) the two c_s readings side-by-side + v(tau)
    ax = axes[0, 1]
    ax.plot(tau, cs_r, "-", color="#2ca02c", lw=1.5, label=r"$c_s(\tau)$ [a$_2$-resolved]")
    ax.plot(tau, cs_c, "--", color="#17becf", lw=1.3, label=rf"$c_s=c_\mathrm{{BLV}}={float(c_BLV):.3f}$ [S95 const]")
    ax.plot(tau, v, "-", color="#d62728", lw=1.4, label=r"$v(\tau)$ modulus transit")
    ax.axvline(tauf, color="#9467bd", lw=0.8, ls=":")
    for r in roots:
        ax.axvline(r["tau_root"], color="#d62728", lw=0.8, ls="--", alpha=0.6)
    ax.set_xlabel(r"$\tau$"); ax.set_ylabel(r"speed (M$_\mathrm{KK}$)")
    ax.set_title("(b) Two stiffness$\\rightarrow c_s$ readings + $v(\\tau)$")
    ax.legend(loc="best", fontsize=8); ax.grid(alpha=0.3)

    # (c) discriminant D(tau) with zeros
    ax = axes[1, 0]
    ax.plot(tau, disc, "-", color="#1f77b4", lw=1.4, label=r"$D=c_s^2-v^2$ [a$_2$-resolved]")
    ax.axhline(0.0, color="k", lw=0.7, ls="--", label=r"$D=0$ (Mach-1)")
    ax.axvline(tauf, color="#9467bd", lw=0.8, ls=":", label=r"$\tau_\mathrm{fold}$")
    for j, r in enumerate(roots):
        ax.axvline(r["tau_root"], color="#d62728", lw=1.1, ls="-",
                   label=("sonic surface" if j == 0 else None))
        ax.plot([r["tau_root"]], [0.0], "o", color="#d62728", ms=6)
    ax.set_xlabel(r"$\tau$"); ax.set_ylabel(r"$c_s^2-v^2$ (M$_\mathrm{KK}^2$)")
    ax.set_title(f"(c) Acoustic discriminant: $N_\\mathrm{{zeros}}={result['N_zeros']}$")
    ax.legend(loc="best", fontsize=8); ax.grid(alpha=0.3)

    # (d) Penrose diagram per the resolved branch
    ax = axes[1, 1]
    ax.set_xlim(-1.25, 1.25); ax.set_ylim(-1.25, 1.25); ax.set_aspect("equal")
    diamond = plt.Polygon([(-1, 0), (0, 1), (1, 0), (0, -1)], fill=False, edgecolor="black", lw=1.1)
    ax.add_patch(diamond)
    N = result["N_zeros"]  # (local)
    if N == 1:
        ax.plot([-0.7, 0.15], [0.5, -0.35], "-", color="#d62728", lw=2.0,
                label=r"entry sonic horizon ($\kappa>0$)")
        erg = plt.Polygon([(0.15, -0.35), (0.95, 0.45), (-0.7, 0.5)], alpha=0.30, color="#ffcc99")
        ax.add_patch(erg)
        ax.text(0.45, 0.0, "open\nexpulsion\nexit", ha="center", fontsize=8, color="#7f3b00")
        struct = "ASYMMETRIC (S95)"
    elif N == 2:
        ax.plot([-0.7, 0.0], [0.5, -0.2], "-", color="#d62728", lw=2.0, label=r"entry horizon")
        ax.plot([0.0, 0.7], [-0.2, 0.5], "-", color="#d62728", lw=2.0, label=r"exit horizon")
        erg = plt.Polygon([(0, -0.2), (0.7, 0.5), (-0.7, 0.5)], alpha=0.30, color="#ffcc99")
        ax.add_patch(erg)
        ax.text(0.0, 0.2, "sealed\ninterior", ha="center", fontsize=8, color="#7f3b00")
        struct = "SYMMETRIC (S85)"
    else:
        struct = "INDETERMINATE"
    ax.text(0, 1.07, r"$i^+$", ha="center", fontsize=10)
    ax.text(0, -1.13, r"$i^-$", ha="center", fontsize=10)
    ax.text(1.08, 0, r"$i^0$", ha="left", fontsize=10)
    ax.text(-1.08, 0, r"$i^0$", ha="right", fontsize=10)
    ax.text(0.5, 0.6, r"$\mathcal{I}^+$", fontsize=10)
    ax.text(-0.62, 0.6, r"$\mathcal{I}^+$", fontsize=10)
    ax.text(0.5, -0.66, r"$\mathcal{I}^-$", fontsize=10)
    ax.text(-0.62, -0.66, r"$\mathcal{I}^-$", fontsize=10)
    ax.set_xticks([]); ax.set_yticks([])
    ax.set_title(f"(d) Penrose diagram — C-1 = {struct}")
    ax.legend(loc="lower left", fontsize=7)

    fig.suptitle(
        f"INV4 W2-1: $c_s(\\tau)$ from $a_2(\\tau)$ stiffness — zero-count of $(c_s^2-v^2)$: "
        f"$N_\\mathrm{{zeros}}={result['N_zeros']}$, verdict {composite}",
        fontsize=12,
    )
    fig.tight_layout(rect=(0.0, 0.0, 1.0, 0.96))
    fig.savefig(OUT_PNG, dpi=110)
    plt.close(fig)


def print_verdict_payload(composite, sign, magnitude, regime, value_str, audit_sha, content_sha):
    """Print the verdict payload for the agent to pass to emit_verdict (race-safe MCP path).

    The script computes value + dual-SHA and PRINTS the payload; the agent then calls
    emit_verdict(**payload, session=4, track='investigation'). Per gate-verdicts.md
    'Race-Safe Emission' — the script NEVER open-codes a verdict-file append.
    """
    print("=" * 92)
    print("VERDICT PAYLOAD (pass to emit_verdict; session=4, track='investigation'):")
    print(f"  gate_id          = {GATE_ID}")
    print(f"  verdict          = {composite}")
    print(f"  value            = {value_str}")
    print(f"  scheme           = {SCHEME}")
    print(f"  convention       = {CONVENTION}")
    print(f"  l_max            = {L_MAX}")
    print(f"  sign_verdict     = {sign}")
    print(f"  magnitude_verdict= {magnitude}")
    print(f"  regime_verdict   = {regime}")
    print(f"  audit_sha256     = {audit_sha}")
    print(f"  content_sha256   = {content_sha}")
    print("=" * 92)


def main() -> int:
    t0 = time.time()  # (local)

    pins = log_input_pins(INPUT_FILES)
    script_path = Path(__file__).resolve()  # (local)
    canonical_path = PROJECT_ROOT / "computations" / "_shared" / "canonical_constants.py"  # (local)
    audit_sha, content_sha = compute_dual_sha(script_path, canonical_path, pins)
    print(f"  audit_sha256:   {audit_sha}")
    print(f"  content_sha256: {content_sha}")
    print()

    print("Canonical inputs:")
    print(f"  tau_fold = {float(tau_fold)}  c_BLV = {float(c_BLV)}  Mach_max = {float(Mach_max)}  "
          f"c_fabric = {float(c_fabric)}")
    print(f"  a2_fold = {float(a2_fold)}  a0_fold = {float(a0_fold)}  (CONST-FREEZE-42, shape-anchor refs)")
    print()

    result = compute()
    composite, sign, magnitude, regime = evaluate_gate(result)

    value_str = build_value_string(result, composite, sign, magnitude, regime)  # (local)
    print(f"(value='{value_str}', scheme={SCHEME}, convention={CONVENTION}, L_max={L_MAX})")
    print()

    save_npz(result, composite, sign, magnitude, regime, audit_sha, content_sha)
    save_png(result, composite)
    print_verdict_payload(composite, sign, magnitude, regime, value_str, audit_sha, content_sha)

    wall = time.time() - t0  # (local)
    print(f"=== {GATE_ID}: {composite}  (sign={sign} mag={magnitude} regime={regime}; "
          f"branch={result['branch']}; wall {wall:.1f}s) ===")
    print(f"NPZ:  {OUT_NPZ.name}")
    print(f"PNG:  {OUT_PNG.name}")
    return 0  # math-scripts.md §Exit Codes: exit 0 regardless of PASS/FAIL/INFO


if __name__ == "__main__":
    sys.exit(main())
